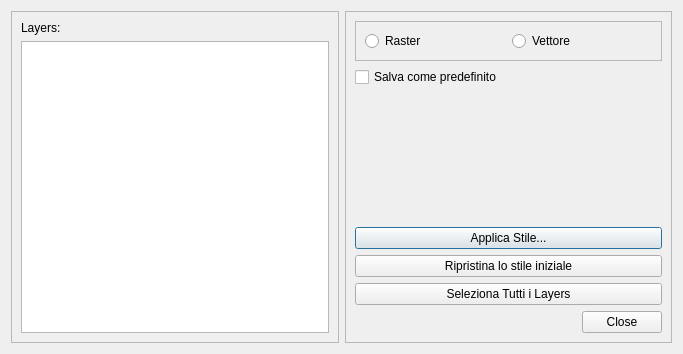
<?xml version="1.0" encoding="UTF-8"?>
<ui version="4.0">
 <class>Dialog</class>
 <widget class="QDialog" name="Dialog">
  <property name="geometry">
   <rect>
    <x>0</x>
    <y>0</y>
    <width>683</width>
    <height>354</height>
   </rect>
  </property>
  <property name="windowTitle">
   <string>Applica stile</string>
  </property>
  <layout class="QHBoxLayout" name="horizontalLayout_2">
   <item>
    <widget class="QFrame" name="frame_2">
     <property name="frameShape">
      <enum>QFrame::StyledPanel</enum>
     </property>
     <property name="frameShadow">
      <enum>QFrame::Raised</enum>
     </property>
     <layout class="QVBoxLayout" name="verticalLayout_2">
      <item>
       <widget class="QLabel" name="label">
        <property name="text">
         <string>Layers:                                  </string>
        </property>
       </widget>
      </item>
      <item>
       <widget class="QListView" name="lvMapLayers"/>
      </item>
     </layout>
    </widget>
   </item>
   <item>
    <widget class="QFrame" name="frame">
     <property name="frameShape">
      <enum>QFrame::StyledPanel</enum>
     </property>
     <property name="frameShadow">
      <enum>QFrame::Raised</enum>
     </property>
     <layout class="QVBoxLayout" name="verticalLayout">
      <item>
       <widget class="QFrame" name="frame_3">
        <property name="frameShape">
         <enum>QFrame::StyledPanel</enum>
        </property>
        <property name="frameShadow">
         <enum>QFrame::Raised</enum>
        </property>
        <layout class="QHBoxLayout" name="horizontalLayout">
         <item>
          <widget class="QRadioButton" name="rbnRasterLayers">
           <property name="text">
            <string>Raster</string>
           </property>
          </widget>
         </item>
         <item>
          <widget class="QRadioButton" name="rbnVectorLayers">
           <property name="text">
            <string>Vettore</string>
           </property>
          </widget>
         </item>
        </layout>
       </widget>
      </item>
      <item>
       <widget class="QCheckBox" name="checkMakeDefault">
        <property name="text">
         <string>Salva come predefinito</string>
        </property>
       </widget>
      </item>
      <item>
       <spacer name="verticalSpacer">
        <property name="orientation">
         <enum>Qt::Vertical</enum>
        </property>
        <property name="sizeHint" stdset="0">
         <size>
          <width>20</width>
          <height>40</height>
         </size>
        </property>
       </spacer>
      </item>
      <item>
       <widget class="QPushButton" name="pbnApplyStyle">
        <property name="text">
         <string>Applica Stile...</string>
        </property>
       </widget>
      </item>
      <item>
       <widget class="QPushButton" name="pbnRestoreDefaultStyle">
        <property name="text">
         <string>Ripristina lo stile iniziale</string>
        </property>
       </widget>
      </item>
      <item>
       <widget class="QPushButton" name="pbnSelectAllLayers">
        <property name="text">
         <string>Seleziona Tutti i Layers</string>
        </property>
       </widget>
      </item>
      <item>
       <widget class="QDialogButtonBox" name="buttonBox">
        <property name="sizePolicy">
         <sizepolicy hsizetype="Minimum" vsizetype="Fixed">
          <horstretch>0</horstretch>
          <verstretch>0</verstretch>
         </sizepolicy>
        </property>
        <property name="orientation">
         <enum>Qt::Horizontal</enum>
        </property>
        <property name="standardButtons">
         <set>QDialogButtonBox::Close</set>
        </property>
       </widget>
      </item>
     </layout>
    </widget>
   </item>
  </layout>
 </widget>
 <resources/>
 <connections>
  <connection>
   <sender>buttonBox</sender>
   <signal>accepted()</signal>
   <receiver>Dialog</receiver>
   <slot>accept()</slot>
   <hints>
    <hint type="sourcelabel">
     <x>248</x>
     <y>254</y>
    </hint>
    <hint type="destinationlabel">
     <x>157</x>
     <y>274</y>
    </hint>
   </hints>
  </connection>
  <connection>
   <sender>buttonBox</sender>
   <signal>rejected()</signal>
   <receiver>Dialog</receiver>
   <slot>reject()</slot>
   <hints>
    <hint type="sourcelabel">
     <x>316</x>
     <y>260</y>
    </hint>
    <hint type="destinationlabel">
     <x>286</x>
     <y>274</y>
    </hint>
   </hints>
  </connection>
 </connections>
</ui>
